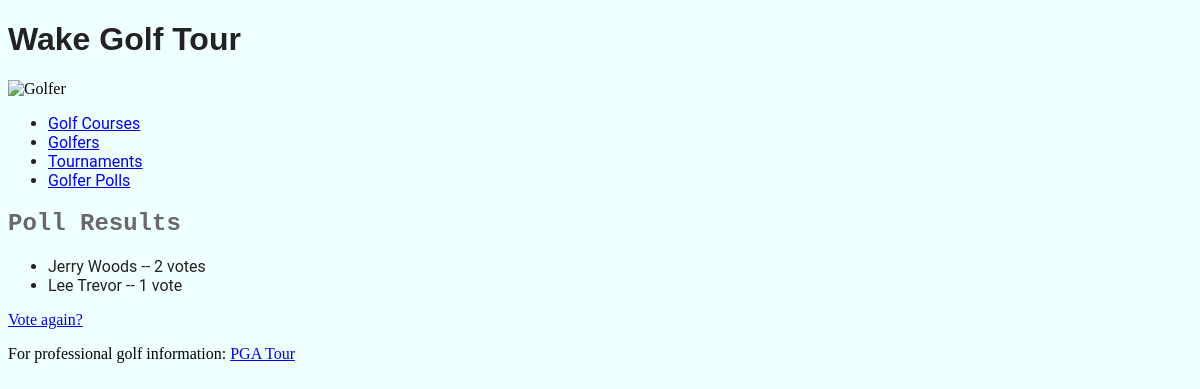
Page /golfer_polls/1/results/ on the earlier database version.
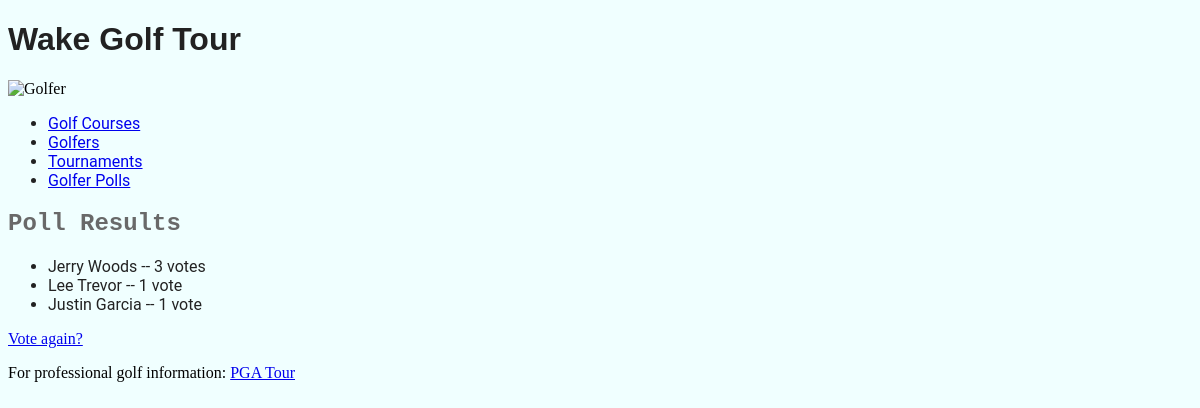
Same page on the later database version.
### golfer_polls/models.py (models this page shows, shortened)
class Choice(models.Model):
    question = models.ForeignKey (Question, on_delete = models.CASCADE)
    choice_text = models.CharField (max_length = 200)
    votes = models.IntegerField (default = 0)

### golfer_polls/views.py (the view)
# urls.py: path('<int:pk>/results/', views.ResultsView.as_view(), name='results'),
class ResultsView(generic.DetailView):
    model=Question
    template_name = 'golfer_polls/results.html'

### golfer_polls/templates/golfer_polls/results.html (shortened to what this page needs)
{% extends parent_template|default:"golfer_polls/base_golfer_polls.html" %}
{% block content %}
    <h2><a>Poll Results</a></h2>
    <ul>
    {% for choice in question.choice_set.all|dictsortreversed:"votes" %}
        {% if choice.votes > 0 %}
            <li>{{choice.choice_text}} -- {{choice.votes}}
                       vote{{choice.votes|pluralize}}</li>
        {% endif %}
    {%endfor%}
    </ul>
    <a href="{% url 'golfer_polls:detail' question.id %}">Vote again?</a>
{% endblock %}

Differences in the rows shown:
changed Choice "Jerry Woods": votes "2" → "3"
now on this page (row edited): Choice: choice_text "Justin Garcia", votes "1"
